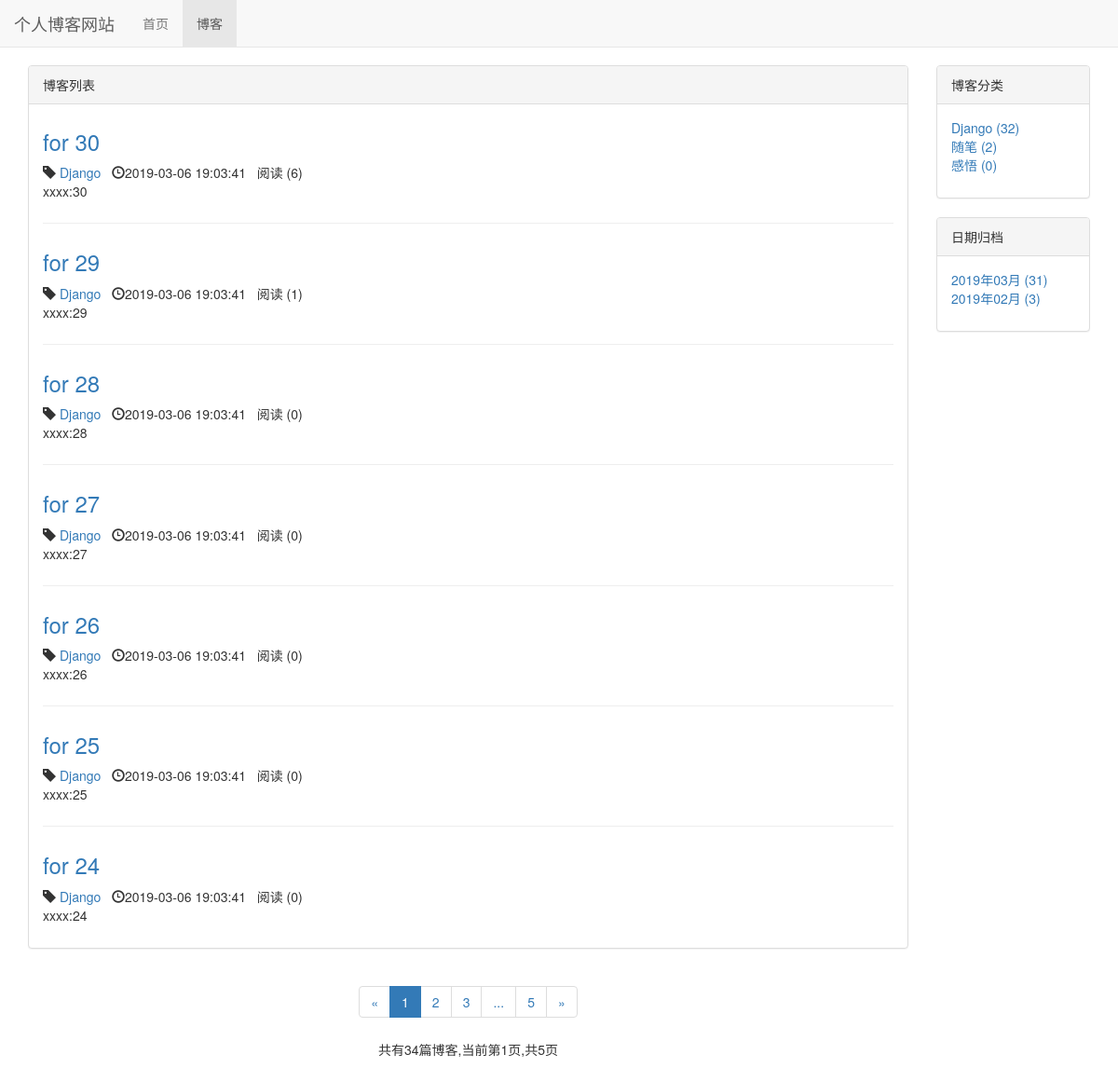
Screenshot of /blog/ with the database file from the repository.
### blog/models.py (models this page shows, shortened)
class Blog(models.Model):
    title = models.CharField(max_length=50)
    blog_type = models.ForeignKey(BlogType,on_delete=models.DO_NOTHING)
    content = RichTextUploadingField()
    author = models.ForeignKey(User,on_delete=models.DO_NOTHING)
    readed_num = models.IntegerField(default=0)
    created_time = models.DateTimeField(auto_now_add=True)
    last_updated_time = models.DateTimeField(auto_now=True)
    class Meta:
        ordering = ['-created_time']

class BlogType(models.Model):
    type_name = models.CharField(max_length=15)
    def __str__(self):
        return self.type_name

### blog/views.py (the view)
# urls.py: path('',views.blog_list,name='blog_list'),
def blog_list(request):
    blogs_all_list = Blog.objects.all()
    context = get_blog_list_common_data(request,blogs_all_list)
    return render_to_response('blog/blog_list.html',context)

### blog/templates/blog/blog_list.html (shortened to what this page needs)
{% extends 'base.html' %}
{% block nav_blog_active %}active{% endblock %}
{% load staticfiles %}
{% block header_extends %}
    <link rel="stylesheet" href="{% static 'blog/blog.css' %}">
{% endblock %}
{% block content %}
    <div class="container">
        <div class="row">
            <div class="col-xs-12 col-sm-8 col-md-9 col-lg-10">
                <div class="panel panel-default">
                    <div class="panel-heading">{% block blog_list_title %}博客列表{% endblock %}</div>
                    <div class="panel-body">
                        {% for blog in blogs %}
                            <div class="blog">
                                <h3>
                                    <a href="{% url 'blog_detail' blog.pk %}">
                                        {{ blog.title }}
                                    </a>
                                </h3>
                                <p class="blog-info">
                                    <span class="glyphicon glyphicon-tag"></span> <a href="{% url 'blogs_with_type' blog.blog_type.pk %}">{{ blog.blog_type }}</a>&nbsp;&nbsp;
                                    <span class="glyphicon glyphicon-time"></span>{{ blog.created_time | date:"Y-m-d H:m:s" }}&nbsp;&nbsp;
                                    阅读 ({{ blog.readed_num }})
                                </p>
                                <p>{{ blog.content | striptags | truncatechars:120 }}</p>
                            </div>
                        {% empty %}
                            <div class="blog">
                                <h3>暂无博客，敬请期待</h3>
                            </div>
                        {% endfor %}
                    </div>
                </div>
                <div class="paginator">
                    <ul class="pagination">
                        <li>
                            {% if page_of_blogs.has_previous %}
                                <a href="?page={{ page_of_blogs.previous_page_number }}" aria-label="Previous">
                                    <span aria-hidden="true">&laquo;</span>
                                </a>
                            {% else %}
                                <span aria-hidden="true">&laquo;</span>
                            {% endif %}
                        </li>
                        {% for page_num in page_range %}
                            {% if page_num == page_of_blogs.number %}
                                <li class="active"><span>{{ page_num }}</span></li>
                            {% else %}
                                {% if page_num == '...' %}
                                    <li><span>{{ page_num }}</span></li>
                                {% else %}
                                    <li><a href="?page={{ page_num }}">{{ page_num }}</a></li>
                                {% endif %}
                            {% endif %}
                        {% endfor %}
                        <li>
                            {% if page_of_blogs.has_next %}
                                <a href="?page={{ page_of_blogs.next_page_number }}" aria-label="Next">
                                    <span aria-hidden="true">&raquo;</span>
                                </a>
                            {% else %}
                                <span aria-hidden="true">&raquo;</span>
                            {% endif %}
                        </li>
                    </ul>
                    <p>
                        共有{{ page_of_blogs.paginator.count }}篇博客,当前第{{ page_of_blogs.number }}页,共{{ page_of_blogs.paginator.num_pages }}页
                    </p>
                </div>
            </div>
            <div class="hidden-xs col-sm-8 col-md-3 col-lg-2">
                <div class="panel panel-default">
                    <div class="panel-heading">博客分类</div>
                    <div class="panel-body">
                        <ul class='blog_types'>
                            {% for blog_type in blog_types %}
                                <li>
                                    <a href="{% url 'blogs_with_type' blog_type.pk %}">
                                        {{ blog_type.type_name }} ({{ blog_type.blog_count }})
                                    </a>
                                </li>
                            {% empty %}
                                <li>暂无分类</li>
                            {% endfor %}
                        </ul>
                    </div>
                </div>
                <div class="panel panel-default">
                    <div class="panel-heading">日期归档</div>
                    <div class="panel-body">
                        <ul>
                            {% for blog_date,blog_count in blog_dates.items %}
                                <li>
                                    <a href="{% url 'blogs_with_date' blog_date.year blog_date.month %}">
                                        {{ blog_date | date:"Y年m月" }} ({{ blog_count }})
                                    </a>
                                </li>
                            {% endfor %}
                        </ul>
                    </div>
                </div>
            </div>
        </div>
    </div>
{% endblock %}

### templates/base.html (shortened to what this page needs)
{% load staticfiles %}
<!DOCTYPE html>
<html lang="zh-CN">
<head>
    <link rel="stylesheet" type="text/css" href="{% static 'base.css' %}">
    <link rel="stylesheet" type="text/css" href="{% static 'bootstrap-3.3.7/css/bootstrap.min.css' %}">
    {% block header_extends %}{% endblock %}
</head>
<body>
    <div class="navbar navbar-default navbar-fixed-top" role='navigation'>
        <div class="container-fluid">
            <div class="navbar-header">
                <a class='navbar-brand' href="{% url 'home' %}">个人博客网站</a>
            </div>
            <div id="navbar-collapse" class="collapse navbar-collapse">
                <url class="nav navbar-nav">
                    <li class="{% block nav_home_active %}{% endblock %}">
                        <a href="{% url 'home' %}">首页</a></li>
                    <li class="{% block nav_blog_active %}{% endblock %}">
                        <a href="{% url 'blog_list' %}">博客</a></li>
                </url>
            </div>
        </div>
    </div>
    {% block content %}{% endblock %}
</body>
</html>

### static/base.css (style rules this page uses)
* { margin: 0; padding: 0; }
body { margin-top: 70px!important; }
ul { list-style-type: none; }

### blog/static/blog/blog.css (style rules this page uses)
ul.blog_types { list-style-type: none; }
div.blog:not(:last-child) { margin-bottom: 2em; padding-bottom: 1em; border-bottom: 1px solid #eee; }
div.blog h3 { margin-top: 0.5em; }
div.blog p.blog-info { margin-bottom: 0; }
div.paginator { text-align: center; }

### rows the page displays
Blog: title "for 30", blog_type "Django", created_time "2019-03-06 19:03:41", readed_num "6", content "xxxx:30"
Blog: title "for 29", blog_type "Django", created_time "2019-03-06 19:03:41", readed_num "1", content "xxxx:29"
Blog: title "for 28", blog_type "Django", created_time "2019-03-06 19:03:41", readed_num "0", content "xxxx:28"
Blog: title "for 27", blog_type "Django", created_time "2019-03-06 19:03:41", readed_num "0", content "xxxx:27"
Blog: title "for 26", blog_type "Django", created_time "2019-03-06 19:03:41", readed_num "0", content "xxxx:26"
Blog: title "for 25", blog_type "Django", created_time "2019-03-06 19:03:41", readed_num "0", content "xxxx:25"
Blog: title "for 24", blog_type "Django", created_time "2019-03-06 19:03:41", readed_num "0", content "xxxx:24"
BlogType: type_name "Django", blog_count "32"
BlogType: type_name "随笔", blog_count "2"
BlogType: type_name "感悟", blog_count "0"

### other values shown
{{ page_num }} "1"
{{ page_num }} "2" "3" "5"
{{ page_num }} "..."
{{ page_of_blogs.paginator.count }} "34"
{{ page_of_blogs.number }} "1"
{{ page_of_blogs.paginator.num_pages }} "5"
{{ blog_date | date:"Y年m月" }} "2019年03月" "2019年02月"
{{ blog_count }} "31" "3"
